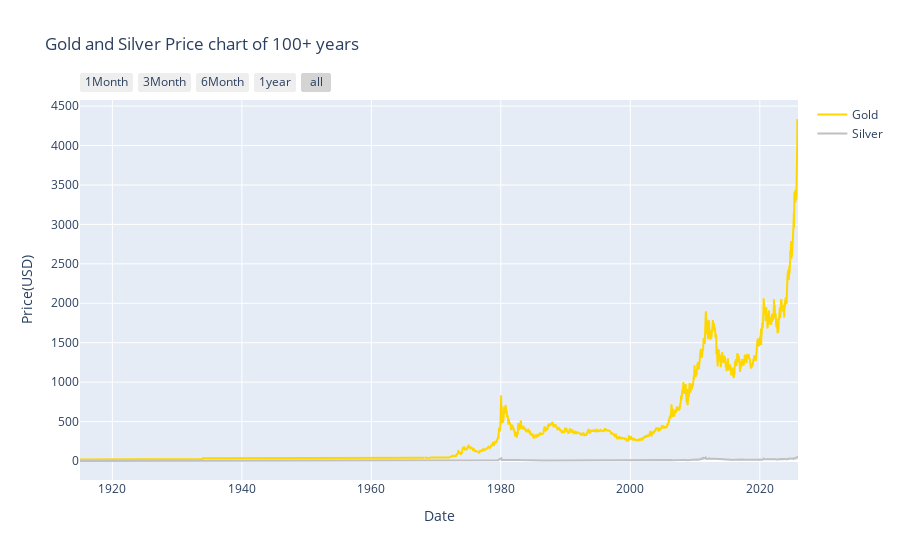

The notebook cell this image was saved under:
### Code cell
fig = go.Figure()#here Figure() is for making a canva ready for the graph
fig.add_trace(go.Scatter(#here add_traces is for making garph ready and go.scatter() is for scatter or line plot
    x = data["Gold"],#this is x-axis data
    y = data["price_g"],#this is y-axis data
    mode = "lines ",#this is suggesting that there should be dots in the data plotted(markers) and there should be line as well
    name = "Gold",#Just name
    line = dict(color = "gold",
               width = 2 )#this is for color of line

)              )
fig.add_trace(go.Scatter(
    x = data["Silver"],
    y = data["price_s"],
     mode = "lines",
         name="Silver",
    line = dict(color="Silver",
               width = 2)
    
))
fig.update_layout(#this method is for dealing with non-value things of plot...especially it is responsible for behaviour of plot
    title = "Gold and Silver Price chart of 100+ years",
    xaxis_title = "Date",
    yaxis_title = "Price(USD)",
    hovermode = "x unified"# this is for displaying a dialouge box which display info of the graph and "x unified" is for creating a vertical line and display the data touched by that verticle line


)
fig.update_xaxes(
    rangeselector = dict(#this just for making a range selector in the left corner of graph so you can get the desired look on graph
        buttons = list([
    dict(count = 1 , label = "1Month", step = "month", stepmode = "backward"),
    dict(count = 3 , label = "3Month", step = "month", stepmode = "backward"),
    dict(count = 6 , label = "6Month", step = "month", stepmode = "backward"),
    dict(count = 1, label = "1year", step ="year", stepmode= "backward"),
    dict(step = 'all')#this is for all the graph view
        ])
    )
)
fig.show()

### Figure 1 — Plotly figure (JSON) as saved in the notebook; plotly's stock layout.template omitted (floating-point values rounded to 4 significant figures; data arrays with more than 128 entries replaced by an {"elided": "..."} marker saying what was removed)
{"data": [{"line": {"color": "gold", "width": 2}, "mode": "lines", "name": "Gold", "type": "scatter", "x": {"elided": "15474 str values"}, "y": {"elided": "15474 float values"}}, {"line": {"color": "Silver", "width": 2}, "mode": "lines", "name": "Silver", "type": "scatter", "x": {"elided": "15474 str values"}, "y": {"elided": "15474 float values"}}], "layout": {"autosize": true, "hovermode": "x unified", "title": {"text": "Gold and Silver Price chart of 100+ years"}, "xaxis": {"autorange": true, "range": ["1915-01-01", "2025-11-24"], "rangeselector": {"buttons": [{"count": 1, "label": "1Month", "step": "month", "stepmode": "backward"}, {"count": 3, "label": "3Month", "step": "month", "stepmode": "backward"}, {"count": 6, "label": "6Month", "step": "month", "stepmode": "backward"}, {"count": 1, "label": "1year", "step": "year", "stepmode": "backward"}, {"step": "all"}]}, "title": {"text": "Date"}, "type": "date"}, "yaxis": {"autorange": true, "range": [-240.6, 4577.0], "title": {"text": "Price(USD)"}, "type": "linear"}}}
